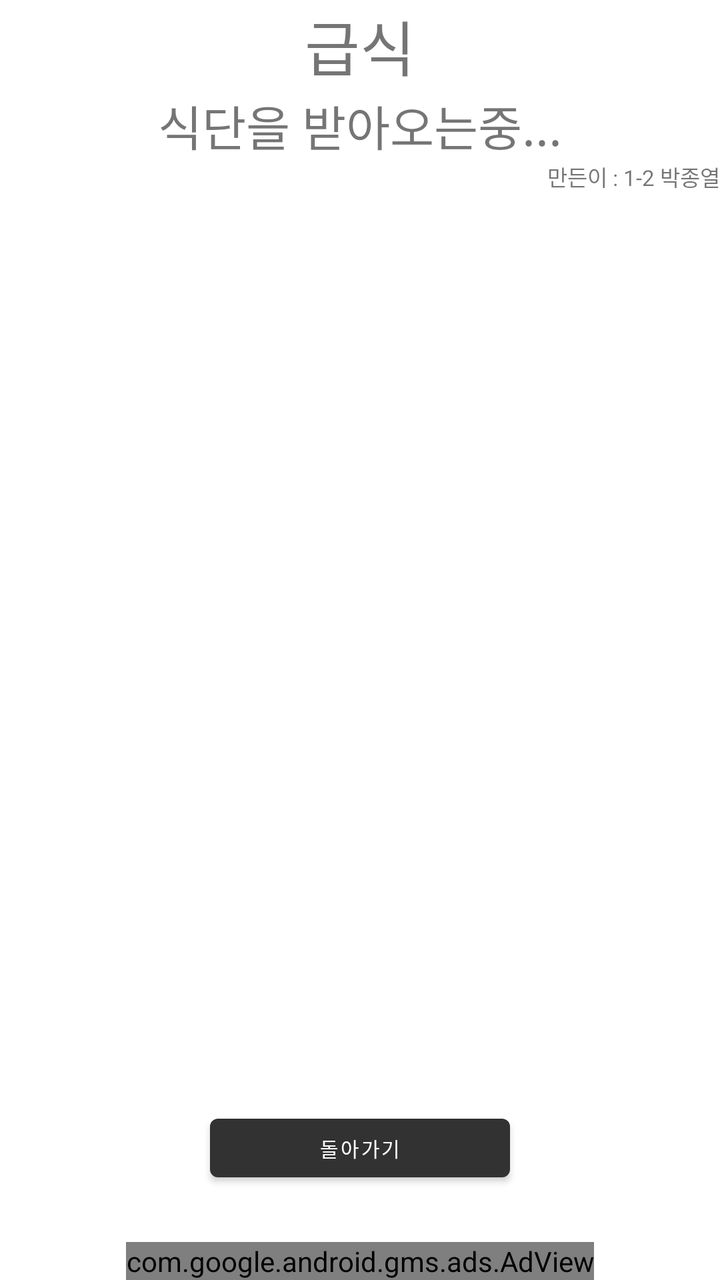
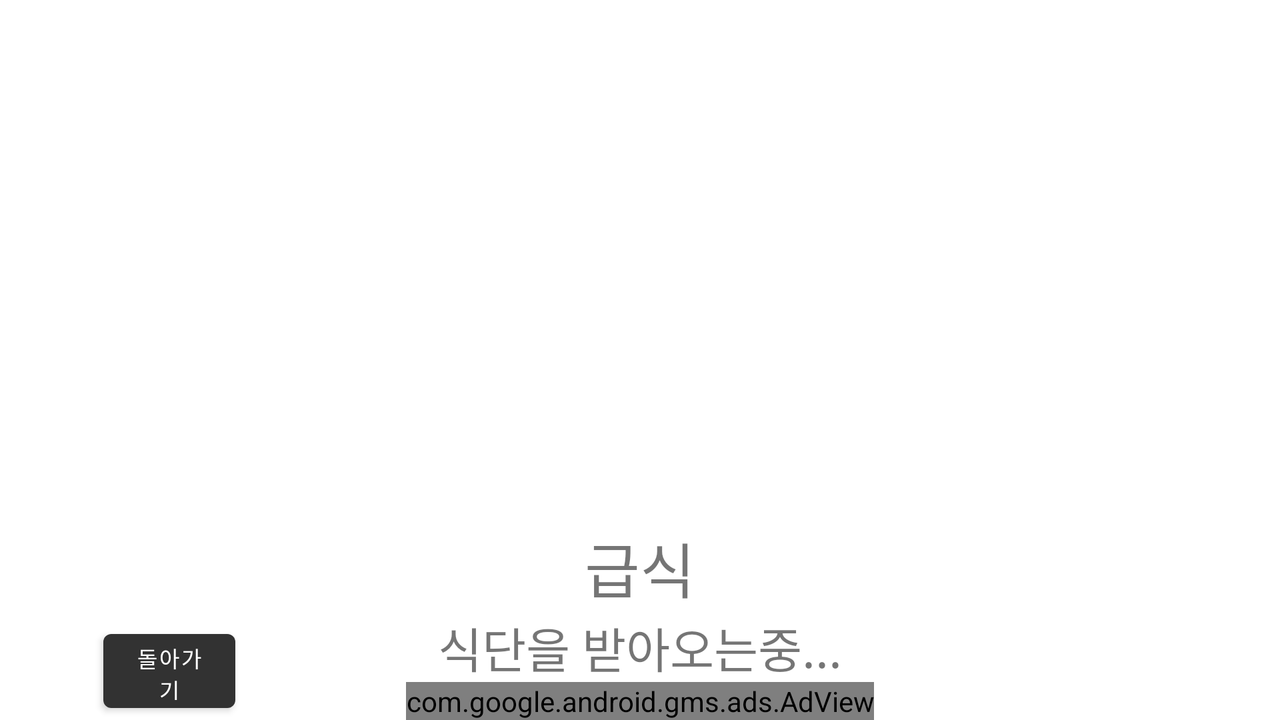

First picture: res/layout/ on a phone held upright. Second picture: the repository's own variant of that layout, on a device whose configuration matches the variant's folder. Source for both follows.
<!-- AndroidManifest.xml: application theme Theme.Hsmsmenu -->
<!-- res/layout/info.xml -->
<?xml version="1.0" encoding="utf-8"?>
<androidx.constraintlayout.widget.ConstraintLayout xmlns:android="http://schemas.android.com/apk/res/android"
    android:layout_width="match_parent"
    android:layout_height="match_parent"
    xmlns:app="http://schemas.android.com/apk/res-auto">

    <ScrollView
        android:layout_width="match_parent"
        android:layout_height="0in"
        app:layout_constraintBottom_toTopOf="@id/back"
        app:layout_constraintTop_toTopOf="parent"
        app:layout_constraintVertical_bias="0">
        <LinearLayout
            android:layout_width="match_parent"
            android:layout_height="wrap_content"
            android:orientation="vertical">

            <TextView
                android:id="@+id/today"
                android:layout_width="match_parent"
                android:layout_height="45dp"
                android:layout_gravity="center"
                android:gravity="center"
                android:text="급식"
                android:textSize="30sp"
                app:layout_constraintBottom_toBottomOf="parent"
                app:layout_constraintHorizontal_bias="0.496"
                app:layout_constraintLeft_toLeftOf="parent"
                app:layout_constraintRight_toRightOf="parent"
                app:layout_constraintTop_toTopOf="parent"
                app:layout_constraintVertical_bias="0.02" />

            <TextView
                android:id="@+id/menu"
                android:layout_width="match_parent"
                android:layout_height="wrap_content"
                android:layout_gravity="center"
                android:gravity="center"
                android:text="식단을 받아오는중..."
                android:textSize="24sp"
                app:layout_constraintTop_toBottomOf="@id/today" />

            <TextView
                android:id="@+id/madebyJongyeol"
                android:layout_width="wrap_content"
                android:layout_height="wrap_content"
                android:layout_gravity="right"
                android:gravity="center"
                android:text="만든이 : 1-2 박종열"
                android:textSize="11sp"
                app:layout_constraintTop_toBottomOf="@id/today" />

        </LinearLayout>
    </ScrollView>

    <Button
        android:id="@+id/back"
        android:layout_width="150dp"
        android:layout_height="20pt"
        android:layout_gravity="center"
        android:gravity="center"
        android:onClick="backButtonClick"
        android:text="돌아가기"
        android:textColor="@android:color/background_light"
        android:textSize="10sp"
        app:backgroundTint="@android:color/secondary_text_light"
        app:layout_constraintBottom_toTopOf="@id/NONE"
        app:layout_constraintRight_toRightOf="parent"
        app:layout_constraintLeft_toLeftOf="parent" />

    <TextView
        android:id="@+id/NONE"
        android:layout_width="match_parent"
        android:layout_height="22pt"
        android:layout_gravity="center"
        android:gravity="center"
        android:text=""
        android:textSize="10sp"
        android:visibility="invisible"
        app:layout_constraintBottom_toBottomOf="parent"
        app:layout_constraintLeft_toLeftOf="parent"
        app:layout_constraintRight_toRightOf="parent" />

    <com.google.android.gms.ads.AdView
        xmlns:ads="http://schemas.android.com/apk/res-auto"
        android:id="@+id/adView"
        android:layout_width="wrap_content"
        android:layout_height="wrap_content"
        android:layout_centerHorizontal="true"
        android:layout_alignParentBottom="true"
        android:layout_gravity="center"
        android:gravity="center"
        app:layout_constraintBottom_toBottomOf="parent"
        app:layout_constraintLeft_toLeftOf="parent"
        app:layout_constraintRight_toRightOf="parent"
        app:layout_constraintVertical_bias="1"
        ads:adSize="BANNER"
        ads:adUnitId="ca-app-pub-3940256099942544/6300978111">
    </com.google.android.gms.ads.AdView>

</androidx.constraintlayout.widget.ConstraintLayout>
<!-- resources referenced by this layout -->
<resources>
  <style name="Theme.Hsmsmenu" parent="Theme.MaterialComponents.DayNight.DarkActionBar">
          
          <item name="colorPrimary">@color/purple_500</item>
          <item name="colorPrimaryVariant">@color/purple_700</item>
          <item name="colorOnPrimary">@color/white</item>
          
          <item name="colorSecondary">@color/teal_200</item>
          <item name="colorSecondaryVariant">@color/teal_700</item>
          <item name="colorOnSecondary">@color/black</item>
          
          <item name="android:statusBarColor" tools:targetApi="l">?attr/colorPrimaryVariant</item>
          
      </style>
</resources>
<!-- res/layout-land/info.xml (the repository's variant of the layout above) -->
<!-- drawn on the phone turned sideways -->
<?xml version="1.0" encoding="utf-8"?>
<androidx.constraintlayout.widget.ConstraintLayout xmlns:android="http://schemas.android.com/apk/res/android"
    android:layout_width="match_parent"
    android:layout_height="match_parent"
    xmlns:app="http://schemas.android.com/apk/res-auto">
    <com.google.android.gms.ads.AdView
        xmlns:ads="http://schemas.android.com/apk/res-auto"
        android:id="@+id/adView"
        android:layout_width="wrap_content"
        android:layout_height="wrap_content"
        android:layout_centerHorizontal="true"
        android:layout_alignParentBottom="true"
        android:layout_gravity="center"
        android:gravity="center"
        app:layout_constraintBottom_toBottomOf="parent"
        app:layout_constraintHorizontal_bias="0.5"
        app:layout_constraintLeft_toLeftOf="parent"
        app:layout_constraintRight_toRightOf="parent"
        app:layout_constraintTop_toTopOf="parent"
        app:layout_constraintVertical_bias="1"
        ads:adSize="BANNER"
        ads:adUnitId="ca-app-pub-3940256099942544/6300978111">
    </com.google.android.gms.ads.AdView>

    <Button
        android:id="@+id/back"
        android:layout_width="66dp"
        android:layout_height="49dp"
        android:layout_gravity="center"
        android:gravity="center"
        android:onClick="backButtonClick"
        android:text="돌아가기"
        android:textColor="@android:color/background_light"
        android:textSize="11sp"
        app:backgroundTint="@android:color/secondary_text_light"
        app:layout_constraintBottom_toBottomOf="parent"
        app:layout_constraintHorizontal_bias="0.09"
        app:layout_constraintLeft_toLeftOf="parent"
        app:layout_constraintRight_toRightOf="parent"
        app:layout_constraintTop_toTopOf="parent"
        app:layout_constraintVertical_bias="1" />

    <ScrollView
        android:layout_width="match_parent"
        android:layout_height="wrap_content"
        app:layout_constraintBottom_toTopOf="@id/adView">
        <LinearLayout
            android:layout_width="match_parent"
            android:layout_height="wrap_content"
            android:orientation="vertical">

            <TextView
                android:id="@+id/none"
                android:layout_width="match_parent"
                android:layout_height="50dp"
                android:layout_gravity="center"
                android:gravity="center"
                android:text=""
                android:textSize="30sp"
                app:layout_constraintBottom_toBottomOf="parent"
                app:layout_constraintLeft_toLeftOf="parent"
                app:layout_constraintRight_toRightOf="parent"
                app:layout_constraintTop_toTopOf="parent" />

            <TextView
                android:id="@+id/today"
                android:layout_width="match_parent"
                android:layout_height="45dp"
                android:layout_gravity="center"
                android:gravity="center"
                android:text="급식"
                android:textSize="30sp"
                app:layout_constraintBottom_toBottomOf="parent"
                app:layout_constraintHorizontal_bias="0.496"
                app:layout_constraintLeft_toLeftOf="parent"
                app:layout_constraintRight_toRightOf="parent"
                app:layout_constraintTop_toTopOf="parent"
                app:layout_constraintVertical_bias="0.02" />

            <TextView
                android:id="@+id/menu"
                android:layout_width="match_parent"
                android:layout_height="wrap_content"
                android:layout_gravity="center"
                android:gravity="center"
                android:text="식단을 받아오는중..."
                android:textSize="24sp"
                app:layout_constraintTop_toBottomOf="@id/today" />
        </LinearLayout>
    </ScrollView>
</androidx.constraintlayout.widget.ConstraintLayout>
